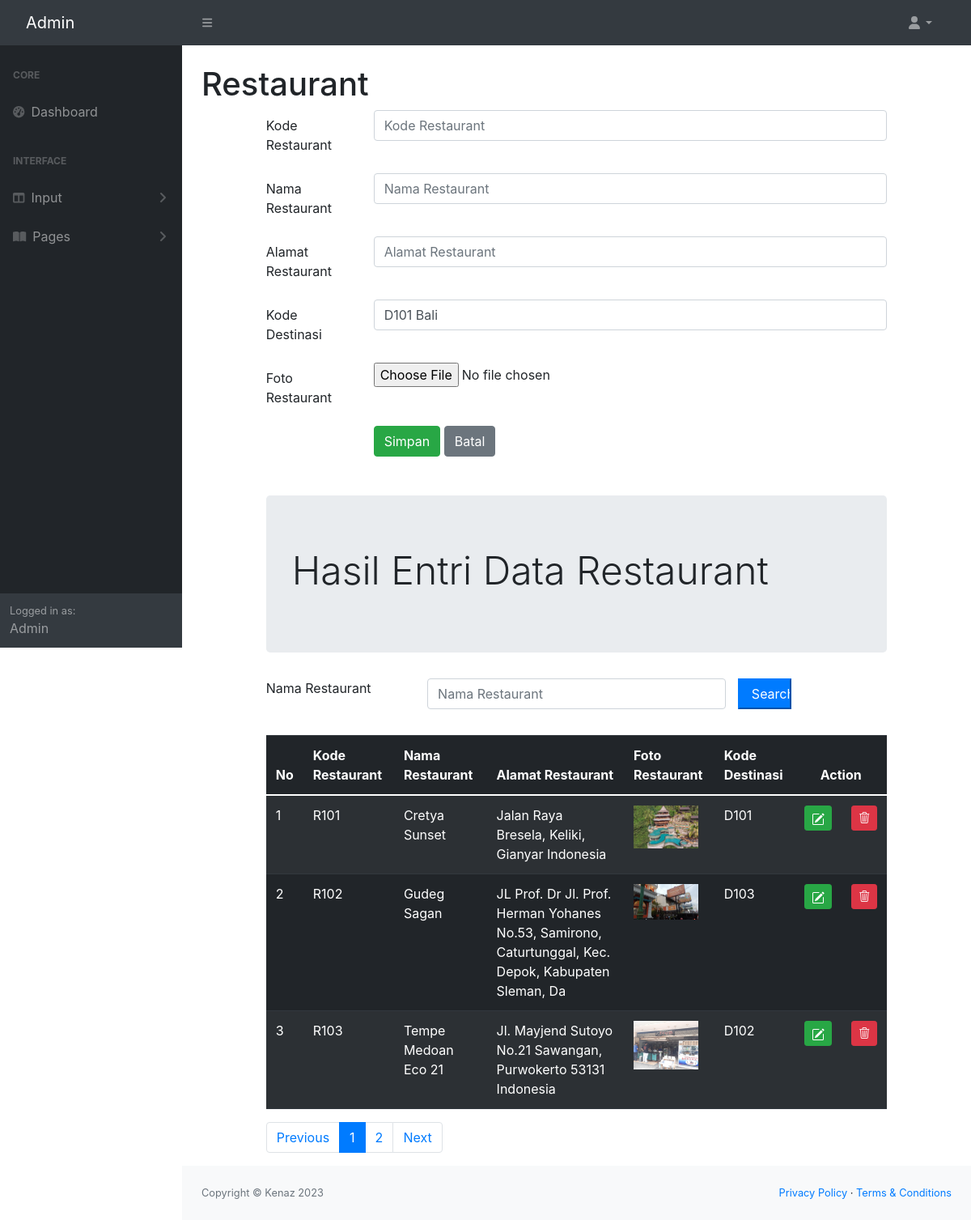
Page /admin/restaurant.php on the committed database.
### tables this page shows
CREATE TABLE `restaurant` (
  `restaurantKODE` char(4) NOT NULL,
  `restaurantNAMA` varchar(100) NOT NULL,
  `restaurantALAMAT` varchar(100) NOT NULL,
  `restaurantFOTO` char(100) NOT NULL,
  `destinasiKODE` char(4) NOT NULL
);

### admin/restaurant.php (the view, shortened to what this page needs)
<!doctype html>
<html>
<?php include "INCLUDE/head.php"?>
    <body class="sb-nav-fixed">
        <?php include "INCLUDE/menunav.php"?>
        <div id="layoutSidenav">
            <?php include "INCLUDE/menu.php"?>
            <div id="layoutSidenav_content">
                <main>
                    <div class="container-fluid px-4">
                        <h1 class="mt-4">Restaurant</h1>
    <?php
        include "include/config.php";
        $datadestinasi = mysqli_query($connection,"select * from destinasi");
    ?>
    <head>
        <link rel="stylesheet" href="css/bootstrap.min.css">
        <link rel="stylesheet" href="https://cdn.jsdelivr.net/npm/bootstrap@4.0.0/dist/css/bootstrap.min.css">
        <link rel="stylesheet" href="https://cdnjs.cloudflare.com/ajax/libs/select2/4.0.13/css/select2.min.css">
        <link rel="stylesheet" href="https://cdn.jsdelivr.net/npm/bootstrap-icons@1.10.2/font/bootstrap-icons.css">
    </head>
    <body>
        <div class="row">
            <div class="col-sm-1"></div>
            <div class="col-sm-10">
                <form method="POST" enctype="multipart/form-data">
                    <div class="mb-3 row">
                        <label for="koderestaurant" class="col-sm-2 col-form-label">Kode Restaurant</label>
                        <div class="col-sm-10">
                            <input type="text" class="form-control" name="koderestaurant" id="koderestaurant" placeholder="Kode Restaurant" maxlength="4">
                        </div>
                    </div>
                    <div class="mb-3 row">
                        <label for="namarestaurant" class="col-sm-2 col-form-label">Nama Restaurant</label>
                        <div class="col-sm-10">
                            <input type="text" class="form-control" name="namarestaurant" id="namarestaurant" placeholder="Nama Restaurant">
                        </div>
                    </div>
                    <div class="mb-3 row">
                        <label for="alamatrestaurant" class="col-sm-2 col-form-label">Alamat Restaurant</label>
                        <div class="col-sm-10">
                            <input type="text" class="form-control" name="alamatrestaurant" id="alamatrestaurant" placeholder="Alamat Restaurant">
                        </div>
                    </div>
                    <div class="mb-3 row">
                        <label for="kodedestinasi" class="col-sm-2 col-form-label">Kode Destinasi</label>
                        <div class="col-sm-10">
                            <select class="form-control" id="kodedestinasi" name="kodedestinasi">
                                <?php while($row = mysqli_fetch_array($datadestinasi)){?>
                                <option value="<?php echo $row["destinasiKODE"]?>">
                                    <?php echo $row["destinasiKODE"]?>
                                    <?php echo $row["destinasiNAMA"]?>
                                </option>
                                <?php } ?>
                            </select>
                        </div>
                    </div>
                    <div class="form-group row">
                        <label for="file" class="col-sm-2 col-form-label">Foto Restaurant</label>
                        <div class="col-sm-10">
                            <input type="file" id="file" name="file">
                        </div>
                    </div>
                    <div class="form-group row">
                        <div class="col-sm-2"></div>
                        <div class="col-sm-10">
                            <button type="submit" class="btn btn-success" value="Simpan" name="Simpan">Simpan</button>
                            <button type="reset" class="btn btn-secondary">Batal</button>
                        </div>
                    </div>
                </form>
                <div class="jumbotron mt-5">
                    <h2 class="display-5">Hasil Entri Data Restaurant</h2>
                </div>
                <form method="POST">
                    <div class="form-group row mb-2">
                        <label for="Search" class="col-sm-3">Nama Restaurant</label>
                        <div class="col-sm-6">
                            <input type="text" name="Search" class="form-control" id="Search"
                            value="<?php if(isset($_POST["Search"])){echo $_POST["Search"];
                            }?>" placeholder="Nama Restaurant">
                        </div>
                        <input type="submit" name="kirim" class="col-sm-1 btn-primary" value="Search">
                    </div>
                </form>
                <br>
                <table class="table table-dark table-striped">
                    <thead>
                        <tr>
                        <th scope="col">No</th>
                        <th scope="col">Kode Restaurant</th>
                        <th scope="col">Nama Restaurant</th>
                        <th scope="col">Alamat Restaurant</th>
                        <th scope="col">Foto Restaurant</th>
                        <th scope="col">Kode Destinasi</th>
                        <th colspan="2" style="text-align: center;">Action</th>
                        </tr>
                    </thead>
                    <tbody>
                        <?php
                            $jumlahtampilan = 3;
                            $halaman = (isset($_GET['page']))? $_GET['page'] : 1;
                            $mulaitampilan = ($halaman - 1) * $jumlahtampilan;
                            if(isset($_POST["kirim"])){
                                $Search = $_POST["Search"];
                                $query = mysqli_query($connection, "select * from restaurant where restaurantNAMA like'%".$Search."%';");
                            } else{
                                $query = mysqli_query($connection, "select * from restaurant
                                limit $mulaitampilan, $jumlahtampilan;");
                            }
                            $nomor = 1;
                            while($row = mysqli_fetch_array($query)){
                        ?>
                        <tr>
                            <td>
                                <?php echo $mulaitampilan + $nomor;?>
                            </td>
                            <td><?php echo $row['restaurantKODE']; ?></td>
                            <td><?php echo $row['restaurantNAMA']; ?></td>
                            <td><?php echo $row['restaurantALAMAT']; ?></td>
                            <td><?php if(is_file("images/".$row['restaurantFOTO']))
                                { ?>
                                    <img src="images/<?php echo $row['restaurantFOTO']?>" width="80">
                                <?php } else
                                    echo "<img src='images/noimage.png' width='80'>"
                                ?></td>
                            <td><?php echo $row['destinasiKODE']; ?></td>
                            <td width="5px">
                                <a href="restaurantedit.php?edit=<?php echo $row["restaurantKODE"] ?>" class="btn btn-success btn-sm" title="EDIT">
                            </td>
                            <td width="5px">
                                <a href="restauranthapus.php?hapus=<?php echo $row["restaurantKODE"] ?>" class="btn btn-danger btn-sm" title="HAPUS">
                                <i class="bi bi-trash3"></i>
                            </td>
                            <?php
                                $nomor += 1;
                                }
                            ?>
                        </tr>
                    </tbody>
                </table>
                <?php
                        $query = mysqli_query($connection, "SELECT * FROM restaurant");
                        $jumlahrecord = mysqli_num_rows($query);
                        $jumlahpage = ceil($jumlahrecord / $jumlahtampilan);
                    ?>
                    <nav aria-label="Page navigation example">
                    <ul class="pagination">
                        <li class="page-item"><a class="page-link" href="?page=<?php $nomorhal=1;
                        echo $nomorhal?>">Previous</a></li>
                        <?php for($nomorhal=1; $nomorhal<=$jumlahpage; $nomorhal++){ ?>
                        <li class="page-item">
                            <?php if($nomorhal!=$halaman) {?>
                                <a class="page-link" href="?page=<?php echo $nomorhal ?>"><?php echo $nomorhal ?></a>
                            <?php } else{ ?>
                                <li class="page-item active" aria-current="page">
                                    <a class="page-link" href="?page=<?php echo $nomorhal;?>"><?php echo $nomorhal ?></a>
                                </li>
                            <?php } ?>
                        </li>
                        <?php } ?>
                        <li class="page-item"><a class="page-link" href="?page=<?php echo $nomorhal - 1; ?>">Next</a></li>
                    </ul>
                    </nav>
            </div>
        </div>
    </body>
                </main>
                <?php include "INCLUDE/footer.php"?>
            </div>
        </div>
    </body>
</html>

### rows in the picture
restaurant: restaurantKODE "R101", restaurantNAMA "Cretya Sunset", restaurantALAMAT "Jalan Raya Bresela, Keliki, Gianyar Indonesia", restaurantFOTO (picture), destinasiKODE "D101"
restaurant: nomor "2", restaurantKODE "R102", restaurantNAMA "Gudeg Sagan", restaurantALAMAT "JL Prof. Dr Jl. Prof. Herman Yohanes No.53, Samirono, Caturtunggal, Kec. Depok, Kabupaten Sleman, Da", restaurantFOTO (picture), destinasiKODE "D103"
restaurant: nomor "3", restaurantKODE "R103", restaurantNAMA "Tempe Medoan Eco 21", restaurantALAMAT "Jl. Mayjend Sutoyo No.21 Sawangan, Purwokerto 53131 Indonesia", restaurantFOTO (picture), destinasiKODE "D102"

### other values in the picture
form field kodedestinasi "D101 Bali"
